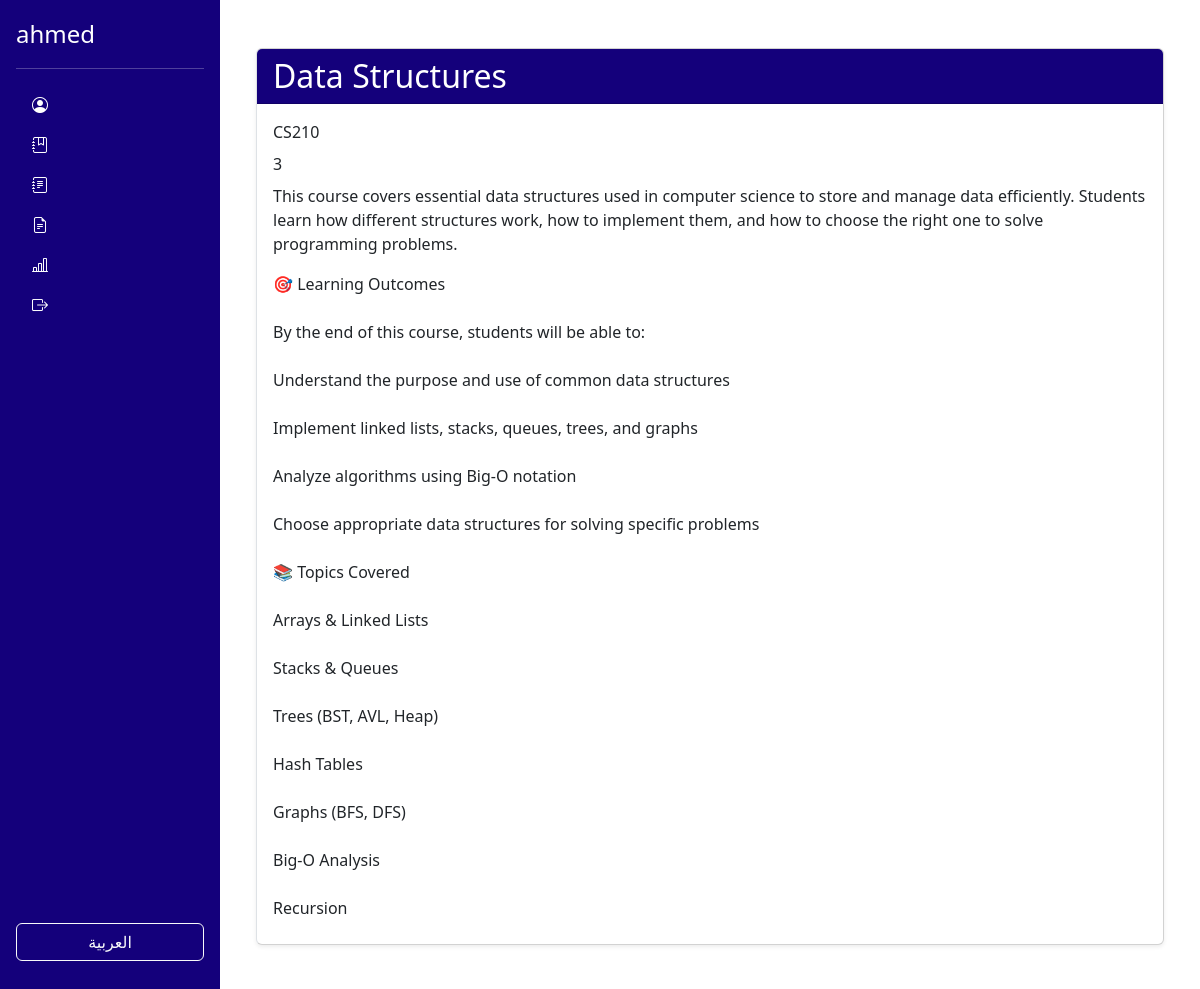
/viewCourse.php?id=5 (signed in), run on the app's committed database.
### tables this page shows
CREATE TABLE `courses` (
  `course_id` int(11) NOT NULL,
  `course_name` varchar(100) DEFAULT NULL,
  `course_code` varchar(20) DEFAULT NULL,
  `credit_hours` int(11) DEFAULT NULL,
  `description` text DEFAULT NULL,
  `content` text DEFAULT NULL,
  `file_path` varchar(255) DEFAULT NULL,
  `student_count` int(11) DEFAULT NULL,
  `created_by` varchar(100) DEFAULT NULL
);

### viewCourse.php (the view, shortened to what this page needs)
<?php
include 'config/database.php';
$lang = include $_SESSION['lang'] === 'en' ? 'languages/lang_en.php' : 'languages/lang_ar.php';
$user_type = '';
$id = isset($_GET['id']) ? intval($_GET['id']) : 0;
if (isset($_SESSION['username'])) {
    $username = $_SESSION['username'];
    $tables = ['users', 'instructors'];
    foreach ($tables as $table) {
        $stmt = mysqli_prepare($con, "SELECT * FROM $table WHERE username = ?");
        mysqli_stmt_bind_param($stmt, "s", $username);
        mysqli_stmt_execute($stmt);
        $result = mysqli_stmt_get_result($stmt);
        if ($result && mysqli_num_rows($result) > 0) {
            $row = mysqli_fetch_assoc($result);
            $username = $row['username'];
            $user_type = $table;
            break;
        }
    }
} else {
    header("Location: index.php");
    exit();
}
?>
<!DOCTYPE html>
<html lang="en">
<head>
    <link href="https://cdn.jsdelivr.net/npm/bootstrap@5.3.0/dist/css/bootstrap.min.css" rel="stylesheet">
    <link href="https://cdn.jsdelivr.net/npm/bootstrap-icons@1.10.5/font/bootstrap-icons.css" rel="stylesheet">
</head>
<body>
    <div class="d-flex">
        <div class="d-flex flex-column flex-shrink-0 p-3 text-white" style="width: 220px; min-height: 100vh; background-color: #14007B;">
            <a href="#" class="d-flex align-items-center mb-3 mb-md-0 me-md-auto text-white text-decoration-none">
                <span class="fs-4">
                    <?php
                    if (isset($_SESSION['username'])) {
                        echo htmlspecialchars($_SESSION['username']);
                    }
                    ?>
                </span>
            </a>
            <hr>
            <ul class="nav nav-pills flex-column mb-auto">
                <li class="nav-item">
                    <a href="profile.php" class="nav-link text-white">
                        <i class="bi bi-person-circle me-2"></i> <?= $lang['sidebar_profile'] ?>
                    </a>
                </li>
                <li>
                    <a href="courses.php" class="nav-link text-white">
                        <i class="bi bi-journal-bookmark me-2"></i> <?= $lang['sidebar_courses'] ?>
                    </a>
                </li>
                <li>
                    <a href="exams.php" class="nav-link text-white">
                        <i class="bi-journal-text me-2"></i> <?= $lang['sidebar_exams'] ?>
                    </a>
                </li>
                <li>
                    <a href="assignments.php" class="nav-link text-white">
                        <i class="bi bi-file-earmark-text me-2"></i> <?= $lang['sidebar_assignments'] ?>
                    </a>
                </li>
                <li>
                    <a href="reports.php" class="nav-link text-white">
                        <i class="bi bi-bar-chart-line me-2"></i> <?= $lang['sidebar_reports'] ?>
                    </a>
                </li>
                <li>
                    <a href="logout.php" class="nav-link text-white">
                        <i class="bi bi-box-arrow-right me-2"></i> <?= $lang['sidebar_logout'] ?>
                    </a>
                </li>
            </ul>
            <a href="lang_switch.php" class="btn btn-outline-light mb-3">
                <?= $_SESSION['lang'] === 'en' ? 'العربية' : 'English' ?>
            </a>
        </div>
        <div class="flex-grow-1 p-4">
            <?php
            $course_sql = "SELECT * FROM courses WHERE course_id = ?";
            $course_stmt = mysqli_prepare($con, $course_sql);
            mysqli_stmt_bind_param($course_stmt, "i", $id);
            mysqli_stmt_execute($course_stmt);
            $course_result = mysqli_stmt_get_result($course_stmt);
            if ($course_result && mysqli_num_rows($course_result) > 0) {
                $course = mysqli_fetch_assoc($course_result);
            ?>
                <?php if ($user_type === 'users'): ?>
                    <div class="container my-4">
                        <div class="card shadow-sm border-start border-1">
                            <div class="card-header text-white" style="background-color: #14007B;">
                                <h2 class="mb-0"><?php echo htmlspecialchars($course['course_name']); ?></h2>
                            </div>
                            <div class="card-body">
                                <div class="mb-2">
                                    <div><?php echo htmlspecialchars($course['course_code']); ?></div>
                                </div>
                                <div class="mb-2">
                                    <div><?php echo htmlspecialchars($course['credit_hours']); ?></div>
                                </div>
                                <div class="mb-3">
                                    <div><?php echo nl2br(htmlspecialchars($course['description'])); ?></div>
                                </div>
                                <div>
                                    <div><?php echo nl2br(htmlspecialchars($course['content'])); ?></div>
                                </div>
                            </div>
                        </div>
                    <?php else:
                    header("Location: courses.php");
                    exit();
                endif; ?>
                    </div>
                <?php
            } else {
                echo  $lang['course_not_found'];
            }
                ?>
        </div>
    </div>
</body>
</html>

### data on the page
courses: course_name "Data Structures", course_code "CS210", credit_hours "3", description "This course covers essential data structures used in computer science to store and manage data efficiently. Students learn how different structures work, how to implement them, and how to choose the right one to solve programming problems.", content "🎯 Learning Outcomes By the end of this course, students will be able to: Understand the purpose and use of common data structures Implement linked lists, stacks, queues, trees, and graphs Analyze algorithms using Big-O notation Choose appropriate data structures for solving specific problems 📚 Topics Covered Arrays & Linked Lists Stacks & Queues Trees (BST, AVL, Heap) Hash Tables Graphs (BFS, DFS) Big-O Analysis Recursion"

### other printed values
$_SESSION['username'] "ahmed"
